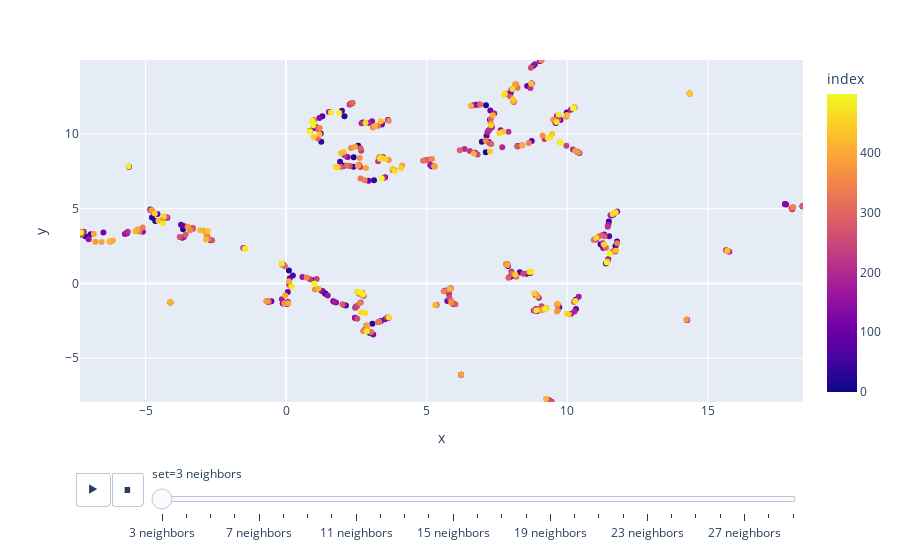

Source (notebook cell):
### Markdown cell above
Compare results for different values for the ``n_neighbors`` argument

### Code cell
# prior to running another comparison, reset manager to defaults
manager.reset()

reductions = {}
for i in range(3, 30):
    reductions[f'{i} neighbors'] = dict(
        n_neighbors=i,
        # ensure that compared reductions start from the same random state
        random_state=0, 
        n_jobs=1,
    )
manager.compare_reductions(**reductions)

### Figure 1 — Plotly figure (JSON) as saved in the notebook; plotly's stock layout.template omitted (floating-point values rounded to 4 significant figures; data arrays with more than 128 entries replaced by an {"elided": "..."} marker saying what was removed)
{"data": [{"hovertemplate": "set=3 neighbors<br>x=%{x}<br>y=%{y}<br>index=%{marker.color}<extra></extra>", "ids": {"elided": "500 int values"}, "legendgroup": "", "marker": {"color": {"elided": "500 int values"}, "coloraxis": "coloraxis", "symbol": "circle"}, "mode": "markers", "name": "", "orientation": "v", "showlegend": false, "type": "scatter", "x": {"elided": "500 float values"}, "xaxis": "x", "y": {"elided": "500 float values"}, "yaxis": "y"}], "layout": {"coloraxis": {"colorbar": {"title": {"text": "index"}}, "colorscale": [[0, "#0d0887"], [0.1111, "#46039f"], [0.2222, "#7201a8"], [0.3333, "#9c179e"], [0.4444, "#bd3786"], [0.5556, "#d8576b"], [0.6667, "#ed7953"], [0.7778, "#fb9f3a"], [0.8889, "#fdca26"], [1, "#f0f921"]]}, "legend": {"tracegroupgap": 0}, "margin": {"t": 60}, "sliders": [{"active": 0, "currentvalue": {"prefix": "set="}, "len": 0.9, "pad": {"b": 10, "t": 60}, "steps": [{"args": [["3 neighbors"], {"frame": {"duration": 0, "redraw": false}, "fromcurrent": true, "mode": "immediate", "transition": {"duration": 0, "easing": "linear"}}], "label": "3 neighbors", "method": "animate"}, {"args": [["4 neighbors"], {"frame": {"duration": 0, "redraw": false}, "fromcurrent": true, "mode": "immediate", "transition": {"duration": 0, "easing": "linear"}}], "label": "4 neighbors", "method": "animate"}, {"args": [["5 neighbors"], {"frame": {"duration": 0, "redraw": false}, "fromcurrent": true, "mode": "immediate", "transition": {"duration": 0, "easing": "linear"}}], "label": "5 neighbors", "method": "animate"}, {"args": [["6 neighbors"], {"frame": {"duration": 0, "redraw": false}, "fromcurrent": true, "mode": "immediate", "transition": {"duration": 0, "easing": "linear"}}], "label": "6 neighbors", "method": "animate"}, {"args": [["7 neighbors"], {"frame": {"duration": 0, "redraw": false}, "fromcurrent": true, "mode": "immediate", "transition": {"duration": 0, "easing": "linear"}}], "label": "7 neighbors", "method": "animate"}, {"args": [["8 neighbors"], {"frame": {"duration": 0, "redraw": false}, "fromcurrent": true, "mode": "immediate", "transition": {"duration": 0, "easing": "linear"}}], "label": "8 neighbors", "method": "animate"}, {"args": [["9 neighbors"], {"frame": {"duration": 0, "redraw": false}, "fromcurrent": true, "mode": "immediate", "transition": {"duration": 0, "easing": "linear"}}], "label": "9 neighbors", "method": "animate"}, {"args": [["10 neighbors"], {"frame": {"duration": 0, "redraw": false}, "fromcurrent": true, "mode": "immediate", "transition": {"duration": 0, "easing": "linear"}}], "label": "10 neighbors", "method": "animate"}, {"args": [["11 neighbors"], {"frame": {"duration": 0, "redraw": false}, "fromcurrent": true, "mode": "immediate", "transition": {"duration": 0, "easing": "linear"}}], "label": "11 neighbors", "method": "animate"}, {"args": [["12 neighbors"], {"frame": {"duration": 0, "redraw": false}, "fromcurrent": true, "mode": "immediate", "transition": {"duration": 0, "easing": "linear"}}], "label": "12 neighbors", "method": "animate"}, {"args": [["13 neighbors"], {"frame": {"duration": 0, "redraw": false}, "fromcurrent": true, "mode": "immediate", "transition": {"duration": 0, "easing": "linear"}}], "label": "13 neighbors", "method": "animate"}, {"args": [["14 neighbors"], {"frame": {"duration": 0, "redraw": false}, "fromcurrent": true, "mode": "immediate", "transition": {"duration": 0, "easing": "linear"}}], "label": "14 neighbors", "method": "animate"}, {"args": [["15 neighbors"], {"frame": {"duration": 0, "redraw": false}, "fromcurrent": true, "mode": "immediate", "transition": {"duration": 0, "easing": "linear"}}], "label": "15 neighbors", "method": "animate"}, {"args": [["16 neighbors"], {"frame": {"duration": 0, "redraw": false}, "fromcurrent": true, "mode": "immediate", "transition": {"duration": 0, "easing": "linear"}}], "label": "16 neighbors", "method": "animate"}, {"args": [["17 neighbors"], {"frame": {"duration": 0, "redraw": false}, "fromcurrent": true, "mode": "immediate", "transition": {"duration": 0, "easing": "linear"}}], "label": "17 neighbors", "method": "animate"}, {"args": [["18 neighbors"], {"frame": {"duration": 0, "redraw": false}, "fromcurrent": true, "mode": "immediate", "transition": {"duration": 0, "easing": "linear"}}], "label": "18 neighbors", "method": "animate"}, {"args": [["19 neighbors"], {"frame": {"duration": 0, "redraw": false}, "fromcurrent": true, "mode": "immediate", "transition": {"duration": 0, "easing": "linear"}}], "label": "19 neighbors", "method": "animate"}, {"args": [["20 neighbors"], {"frame": {"duration": 0, "redraw": false}, "fromcurrent": true, "mode": "immediate", "transition": {"duration": 0, "easing": "linear"}}], "label": "20 neighbors", "method": "animate"}, {"args": [["21 neighbors"], {"frame": {"duration": 0, "redraw": false}, "fromcurrent": true, "mode": "immediate", "transition": {"duration": 0, "easing": "linear"}}], "label": "21 neighbors", "method": "animate"}, {"args": [["22 neighbors"], {"frame": {"duration": 0, "redraw": false}, "fromcurrent": true, "mode": "immediate", "transition": {"duration": 0, "easing": "linear"}}], "label": "22 neighbors", "method": "animate"}, {"args": [["23 neighbors"], {"frame": {"duration": 0, "redraw": false}, "fromcurrent": true, "mode": "immediate", "transition": {"duration": 0, "easing": "linear"}}], "label": "23 neighbors", "method": "animate"}, {"args": [["24 neighbors"], {"frame": {"duration": 0, "redraw": false}, "fromcurrent": true, "mode": "immediate", "transition": {"duration": 0, "easing": "linear"}}], "label": "24 neighbors", "method": "animate"}, {"args": [["25 neighbors"], {"frame": {"duration": 0, "redraw": false}, "fromcurrent": true, "mode": "immediate", "transition": {"duration": 0, "easing": "linear"}}], "label": "25 neighbors", "method": "animate"}, {"args": [["26 neighbors"], {"frame": {"duration": 0, "redraw": false}, "fromcurrent": true, "mode": "immediate", "transition": {"duration": 0, "easing": "linear"}}], "label": "26 neighbors", "method": "animate"}, {"args": [["27 neighbors"], {"frame": {"duration": 0, "redraw": false}, "fromcurrent": true, "mode": "immediate", "transition": {"duration": 0, "easing": "linear"}}], "label": "27 neighbors", "method": "animate"}, {"args": [["28 neighbors"], {"frame": {"duration": 0, "redraw": false}, "fromcurrent": true, "mode": "immediate", "transition": {"duration": 0, "easing": "linear"}}], "label": "28 neighbors", "method": "animate"}, {"args": [["29 neighbors"], {"frame": {"duration": 0, "redraw": false}, "fromcurrent": true, "mode": "immediate", "transition": {"duration": 0, "easing": "linear"}}], "label": "29 neighbors", "method": "animate"}], "x": 0.1, "xanchor": "left", "y": 0, "yanchor": "top"}], "updatemenus": [{"buttons": [{"args": [null, {"frame": {"duration": 500, "redraw": false}, "fromcurrent": true, "mode": "immediate", "transition": {"duration": 500, "easing": "linear"}}], "label": "&#9654;", "method": "animate"}, {"args": [[null], {"frame": {"duration": 0, "redraw": false}, "fromcurrent": true, "mode": "immediate", "transition": {"duration": 0, "easing": "linear"}}], "label": "&#9724;", "method": "animate"}], "direction": "left", "pad": {"r": 10, "t": 70}, "showactive": false, "type": "buttons", "x": 0.1, "xanchor": "right", "y": 0, "yanchor": "top"}], "xaxis": {"anchor": "y", "domain": [0, 1], "range": [-7.33, 18.38], "title": {"text": "x"}}, "yaxis": {"anchor": "x", "domain": [0, 1], "range": [-7.927, 14.95], "title": {"text": "y"}}}}
